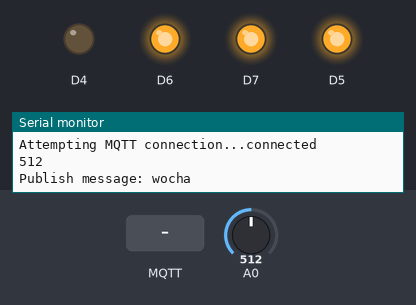
The sketch below on a simulated ESP8266 (NodeMCU). Shown: output pins drawn as LEDs (lit = HIGH), the last lines printed to the serial monitor. Inputs (shaded band) come from the test bench; at power-on: A0 = 512. WiFi joins after 1.5 s; servers stay silent unless stated; random numbers use the default seed unless the sketch sets one; no MQTT or app messages arrive unless stated.

Above: at 2.7 s.
2.8 s: MQTT message "0" arrives on the first subscribed topic
At 2.95 s:
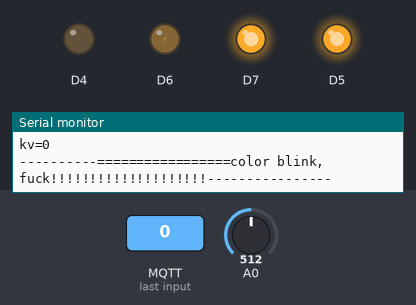
At 7.08 s:
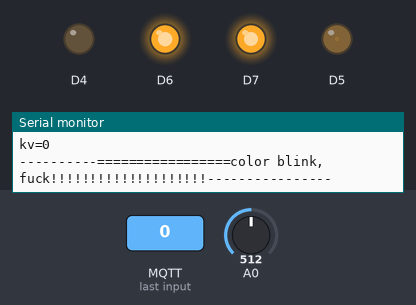
9.8 s: MQTT message "1" arrives on the first subscribed topic
At 10.1 s:
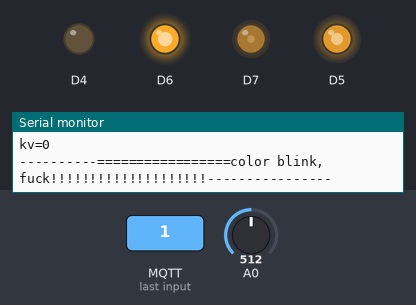
13.3 s: MQTT message "0" arrives on the first subscribed topic
Timing chart, 0 to 27.1 s (numbered marks = the images above; inputs shaded):
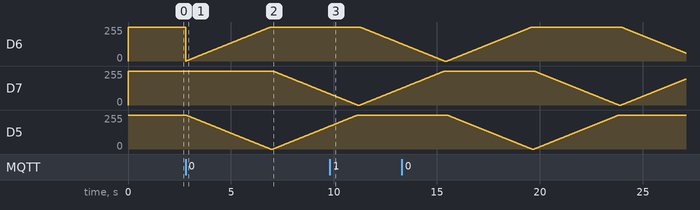

The sketch:

wifiesp8266.ino
```cpp
/*
  Basic ESP8266 MQTT example


  It connects to an MQTT server then:
  - publishes "hello world" to the topic "outTopic" every two seconds
  - subscribes to the topic "inTopic", printing out any messages
    it receives. NB - it assumes the received payloads are strings not binary
  - If the first character of the topic "inTopic" is an 1, switch ON the ESP Led,
    else switch it off

  It will reconnect to the server if the connection is lost using a blocking
  reconnect function. See the 'mqtt_reconnect_nonblocking' example for how to
  achieve the same result without blocking the main loop.

  To install the ESP8266 board, (using Arduino 1.6.4+):
  - Add the following 3rd party board manager under "File -> Preferences -> Additional Boards Manager URLs":
       http://arduino.esp8266.com/stable/package_esp8266com_index.json
  - Open the "Tools -> Board -> Board Manager" and click install for the ESP8266"
  - Select your ESP8266 in "Tools -> Board"

*/

#include <ESP8266WiFi.h>
#include <PubSubClient.h>
#include <Wire.h>  // Only needed for Arduino 1.6.5 and earlier

const char* ssid = "CSU-GeekSpace";
const char* password = "147258369";
const char* mqtt_server = "119.29.67.126";
WiFiClient espClient;
PubSubClient client(espClient);
long lastMsg = 0;
char msg[50];
int value = 0;
int data;
String oneLineData = "";
void setup_wifi() {

  delay(10);
  // We start by connecting to a WiFi network
  Serial.println();
  Serial.print("Connecting to ");
  Serial.println(ssid);

  WiFi.begin(ssid, password);

  while (WiFi.status() != WL_CONNECTED) {
    delay(500);
    Serial.print(".");
  }

  randomSeed(micros());

  Serial.println("");
  Serial.println("WiFi connected");
  Serial.println("IP address: ");
  Serial.println(WiFi.localIP());
}

void callback(char* topic, byte* payload, unsigned int length) {
  Serial.print("Message arrived [");
  Serial.print(topic);
  Serial.print("] ");
  char signaltype;
  String port;
  String keyvalue;

  for (int i = 0; i < length; i++) {
    Serial.print((char)payload[i]);
    if (i == 0) {
      signaltype = (char)payload[0];
      Serial.println(signaltype);
    } else if (i == 1) {
      port += (char)payload[1];
      Serial.println(port);
    } else if ( i == 2) {
      port += (char)payload[2];
      Serial.println(port);
    } else {
      keyvalue += (char)payload[i];
      Serial.println(keyvalue);
    }

  }

  // we can now get the signaltype and port and keyvalue
  int keyvalueInt = keyvalue.toInt();
  if (signaltype == '0') {
    // indicates this is turn-on-off value
    // now keyvalueInt is 0 or 1
    Serial.println("get signaltype");
    if (keyvalueInt == 0) {
      Serial.println("kv=0");
      digitalWrite(D4, LOW);
      colorBlink();

    } else {
      Serial.println("kv=1");
      turnOnLight();
      delay(1000);
    }
  } else {
    Serial.println("else");
    // now keyvalueInt is 21 or 32
    // do something
  }

}

// ************ turn on light with a link *******************
void turnOnLight() {
  analogWrite(D5, 1024);
  analogWrite(D6, 1024);
  analogWrite(D7, 1024 );

  for (int i = 0; i < 4; i++) {
    digitalWrite(D4, HIGH);
    delay(100);
    digitalWrite(D4, LOW);
    delay(100);
  }
  digitalWrite(D4, HIGH);
}

void reconnect() {
  // Loop until we're reconnected
  while (!client.connected()) {
    Serial.print("Attempting MQTT connection...");
    // Create a random client ID
    String clientId = "ESP8266Client-";
    clientId += String(random(0xffff), HEX);
    // Attempt to connect
    if (client.connect(clientId.c_str())) {
      Serial.println("connected");
      client.subscribe("manager/0004000001");
    } else {
      Serial.print("failed, rc=");
      Serial.print(client.state());
      Serial.println(" try again in 5 seconds");
    }
  }
}


void setup() {

  pinMode(BUILTIN_LED, OUTPUT);
  pinMode(D4, OUTPUT);// Initialize the BUILTIN_LED pin as an output
  // this is for RGB led
  pinMode(D5, OUTPUT);
  pinMode(D6, OUTPUT);
  pinMode(D7, OUTPUT);

  analogWrite(D5, 1024);
  analogWrite(D6, 1024);
  analogWrite(D7, 1024);


  digitalWrite(D4, LOW);    // turn the LED off by making the voltage LOW
  Serial.begin(115200);
  setup_wifi();
  client.setServer(mqtt_server, 1883);
  client.setCallback(callback);
}

void setColor(int red, int green, int blue)
{
  analogWrite(D5, 1024 - red);
  analogWrite(D6, 1024 - green);
  analogWrite(D7, 1024 - blue);
}
void colorBlink() {
  Serial.println("----------=================color blink, fuck!!!!!!!!!!!!!!!!!!!!----------------");
  int i, j;
  for (i = 0, j = 1024; i < 1025; i++)
  {
    setColor(i, j, 0);
    delay(4);
    j--;
  }
  delay(100);           //绿色向红色渐变
  for (i = 0, j = 1024; i < 1025; i++)
  {
    setColor(j, 0, i);
    delay(4);
    j--;
  }
  delay(100);           //红色向蓝色渐变
  for (i = 0, j = 1024; i < 1025; i++)
  {
    setColor(0, i, j);
    delay(4);
    j--;
  }
  delay(100);          //蓝色向绿色渐变
}


void loop() {

  if (!client.connected()) {
    reconnect();
  }
  client.loop();

  long now = millis();
  if (now - lastMsg > 2000) {
    lastMsg = now;
    ++value;
    while (Serial.available() > 0)
    {
      oneLineData += char(Serial.read());
    }
    int sensorValue = analogRead(A0);
    Serial.println(sensorValue);
    String tem = String(sensorValue);
    client.publish("chat/bob", tem.c_str());
    tem = "";
    // memset(ret, 0, 100);

    snprintf (msg, 75, "wocha", value);
    Serial.print("Publish message: ");
    Serial.println(msg);
    client.publish("outTopic", msg);
  }

}
```

Measured:
- after the input at 2.8 s, D7: moves from 255/255 to 84/255 over 2.7 s, starting after 4.2 s
